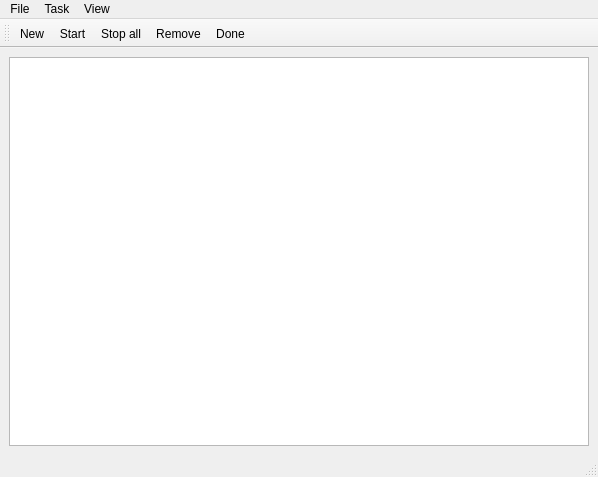
<ui version="4.0" >
 <class>JobWindow</class>
 <widget class="QMainWindow" name="JobWindow" >
  <property name="geometry" >
   <rect>
    <x>0</x>
    <y>0</y>
    <width>598</width>
    <height>477</height>
   </rect>
  </property>
  <property name="windowTitle" >
   <string>JobTimer</string>
  </property>
  <widget class="QWidget" name="centralwidget" >
   <layout class="QVBoxLayout" >
    <item>
     <widget class="QTableView" name="jobTable" >
      <property name="acceptDrops" >
       <bool>false</bool>
      </property>
      <property name="editTriggers" >
       <set>QAbstractItemView::DoubleClicked</set>
      </property>
      <property name="selectionMode" >
       <enum>QAbstractItemView::SingleSelection</enum>
      </property>
      <property name="selectionBehavior" >
       <enum>QAbstractItemView::SelectRows</enum>
      </property>
      <property name="cornerButtonEnabled" >
       <bool>false</bool>
      </property>
     </widget>
    </item>
   </layout>
  </widget>
  <widget class="QMenuBar" name="menubar" >
   <property name="geometry" >
    <rect>
     <x>0</x>
     <y>0</y>
     <width>598</width>
     <height>27</height>
    </rect>
   </property>
   <widget class="QMenu" name="menuFile" >
    <property name="title" >
     <string>File</string>
    </property>
    <addaction name="actionExit" />
   </widget>
   <widget class="QMenu" name="menuView" >
    <property name="title" >
     <string>View</string>
    </property>
    <addaction name="actionHideDone" />
   </widget>
   <widget class="QMenu" name="menuTask" >
    <property name="title" >
     <string>Task</string>
    </property>
    <addaction name="actionNew" />
    <addaction name="actionStart" />
    <addaction name="actionStopAll" />
    <addaction name="actionRemove" />
    <addaction name="actionDone" />
    <addaction name="separator" />
    <addaction name="actionPrio0" />
    <addaction name="actionPrio1" />
    <addaction name="actionPrio2" />
    <addaction name="actionPrio3" />
   </widget>
   <addaction name="menuFile" />
   <addaction name="menuTask" />
   <addaction name="menuView" />
  </widget>
  <widget class="QStatusBar" name="statusbar" />
  <widget class="QToolBar" name="toolBar" >
   <property name="windowTitle" >
    <string>Toolbar</string>
   </property>
   <property name="orientation" >
    <enum>Qt::Horizontal</enum>
   </property>
   <attribute name="toolBarArea" >
    <enum>TopToolBarArea</enum>
   </attribute>
   <attribute name="toolBarBreak" >
    <bool>false</bool>
   </attribute>
   <addaction name="actionNew" />
   <addaction name="actionStart" />
   <addaction name="actionStopAll" />
   <addaction name="actionRemove" />
   <addaction name="actionDone" />
  </widget>
  <action name="actionExit" >
   <property name="icon" >
    <iconset resource="../pics/pics.qrc" >:/icons/application-exit.png</iconset>
   </property>
   <property name="text" >
    <string>Exit</string>
   </property>
  </action>
  <action name="actionNew" >
   <property name="icon" >
    <iconset resource="../pics/pics.qrc" >:/icons/document-new.png</iconset>
   </property>
   <property name="text" >
    <string>New</string>
   </property>
  </action>
  <action name="actionStart" >
   <property name="icon" >
    <iconset resource="../pics/pics.qrc" >:/icons/media-playback-start.png</iconset>
   </property>
   <property name="text" >
    <string>Start</string>
   </property>
   <property name="shortcut" >
    <string>Space</string>
   </property>
  </action>
  <action name="actionStop" >
   <property name="icon" >
    <iconset resource="../pics/pics.qrc" >:/icons/media-playback-stop.png</iconset>
   </property>
   <property name="text" >
    <string>Stop</string>
   </property>
  </action>
  <action name="actionRemove" >
   <property name="icon" >
    <iconset resource="../pics/pics.qrc" >:/icons/edit-delete.png</iconset>
   </property>
   <property name="text" >
    <string>Remove</string>
   </property>
  </action>
  <action name="actionDone" >
   <property name="icon" >
    <iconset resource="../pics/pics.qrc" >:/icons/stock_form-checkbox.png</iconset>
   </property>
   <property name="text" >
    <string>Done</string>
   </property>
  </action>
  <action name="actionHideDone" >
   <property name="checkable" >
    <bool>true</bool>
   </property>
   <property name="text" >
    <string>Hide done</string>
   </property>
   <property name="shortcut" >
    <string>T</string>
   </property>
  </action>
  <action name="actionPrio1" >
   <property name="checkable" >
    <bool>true</bool>
   </property>
   <property name="text" >
    <string>normal</string>
   </property>
  </action>
  <action name="actionPrio2" >
   <property name="checkable" >
    <bool>true</bool>
   </property>
   <property name="text" >
    <string>high</string>
   </property>
  </action>
  <action name="actionPrio3" >
   <property name="checkable" >
    <bool>true</bool>
   </property>
   <property name="text" >
    <string>highest</string>
   </property>
  </action>
  <action name="actionPrio0" >
   <property name="checkable" >
    <bool>true</bool>
   </property>
   <property name="text" >
    <string>low</string>
   </property>
  </action>
  <action name="actionStopAll" >
   <property name="icon" >
    <iconset resource="../pics/pics.qrc" >:/icons/media-playback-stop.png</iconset>
   </property>
   <property name="text" >
    <string>Stop all</string>
   </property>
   <property name="shortcut" >
    <string>S</string>
   </property>
  </action>
 </widget>
 <resources>
  <include location="../pics/pics.qrc" />
 </resources>
 <connections>
  <connection>
   <sender>actionExit</sender>
   <signal>activated()</signal>
   <receiver>JobWindow</receiver>
   <slot>close()</slot>
   <hints>
    <hint type="sourcelabel" >
     <x>-1</x>
     <y>-1</y>
    </hint>
    <hint type="destinationlabel" >
     <x>400</x>
     <y>247</y>
    </hint>
   </hints>
  </connection>
 </connections>
</ui>
